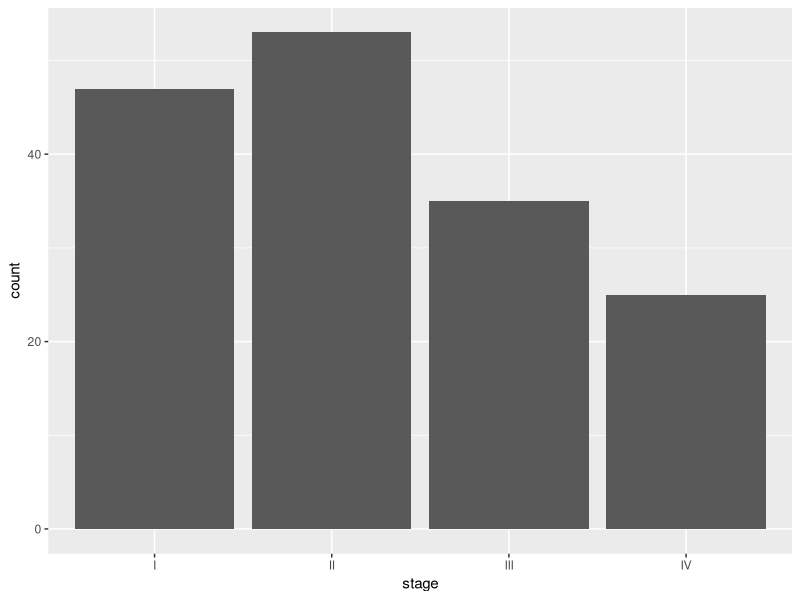
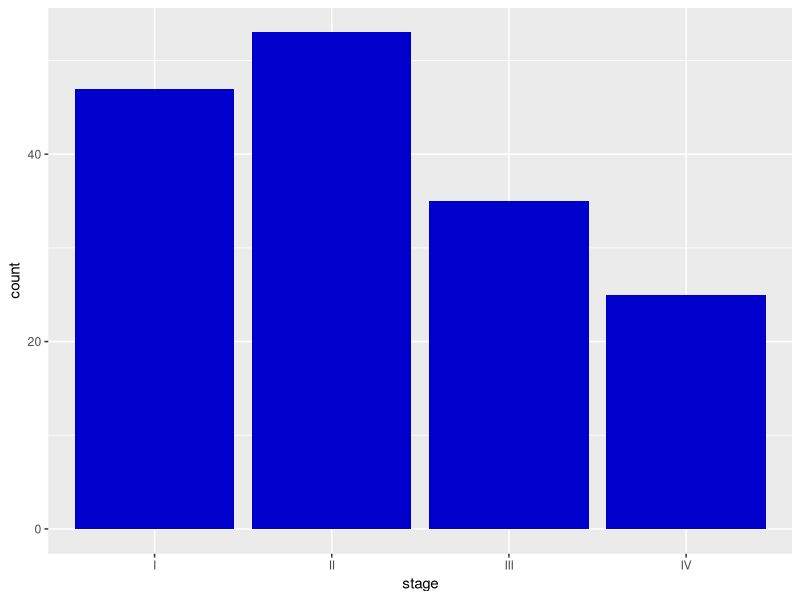
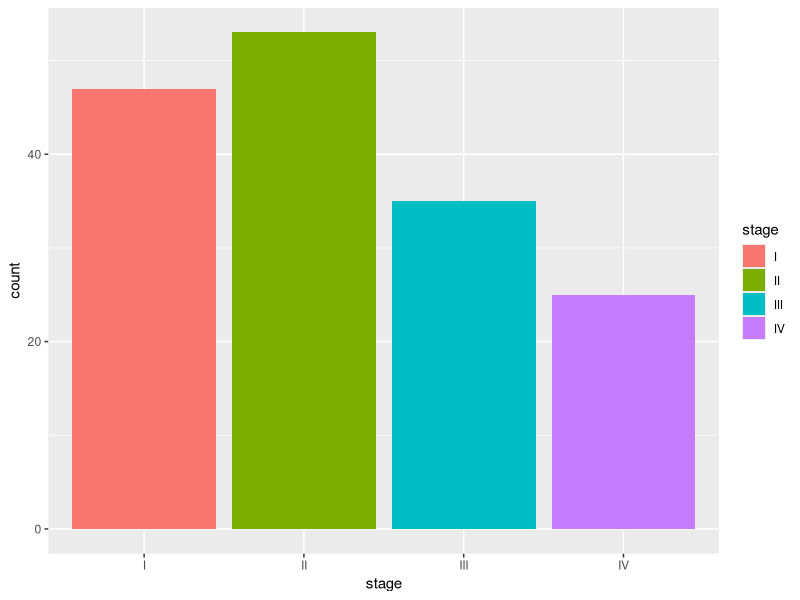
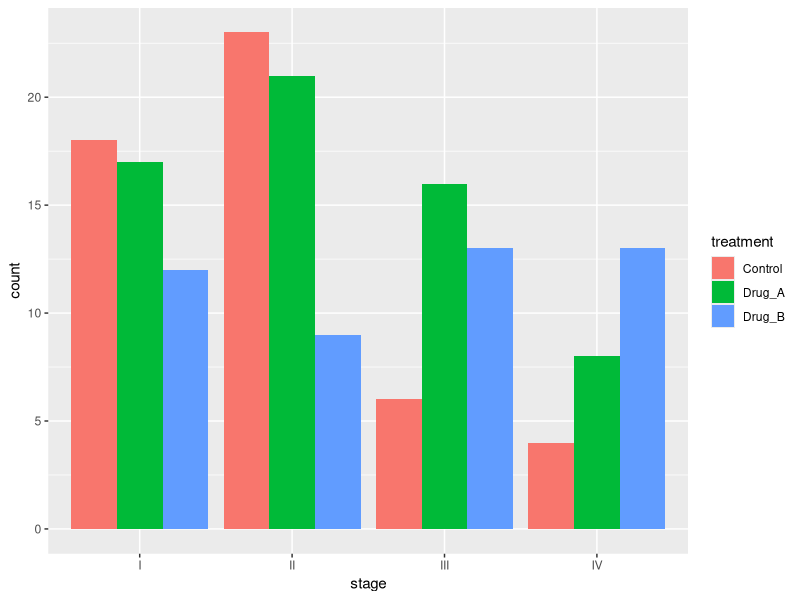
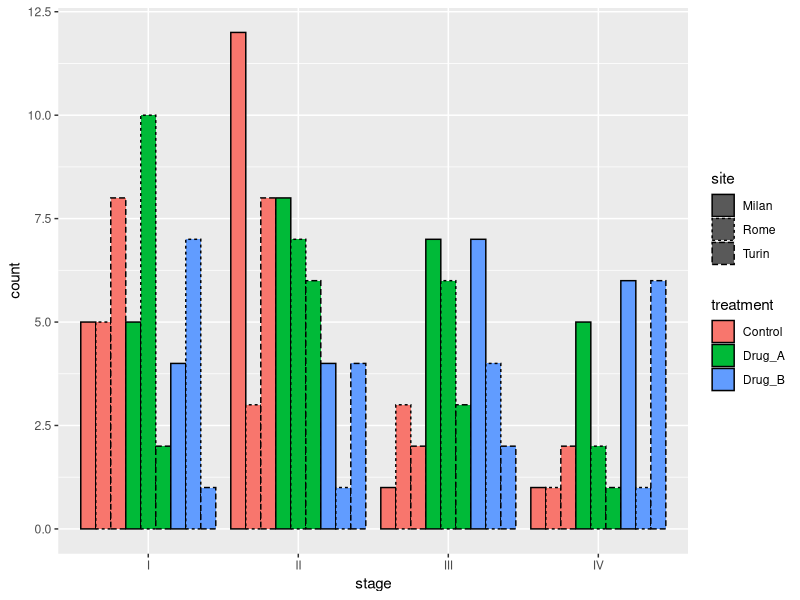
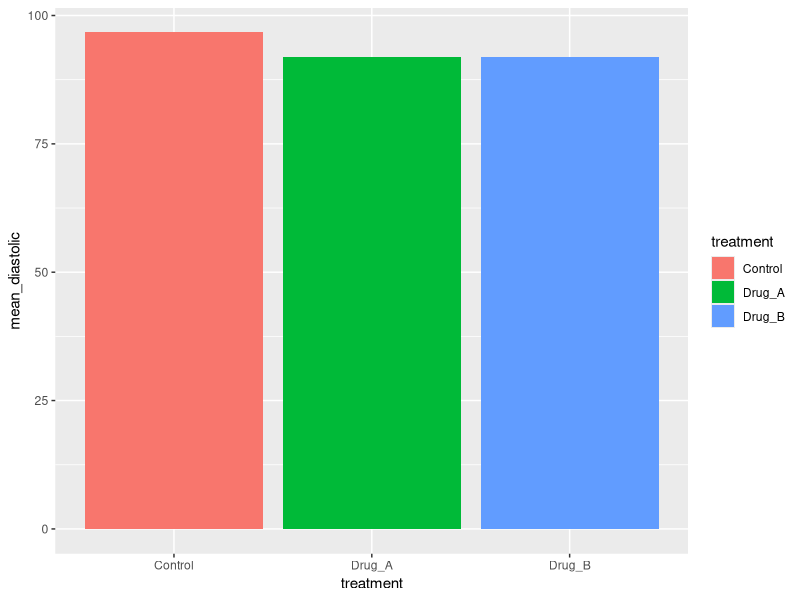
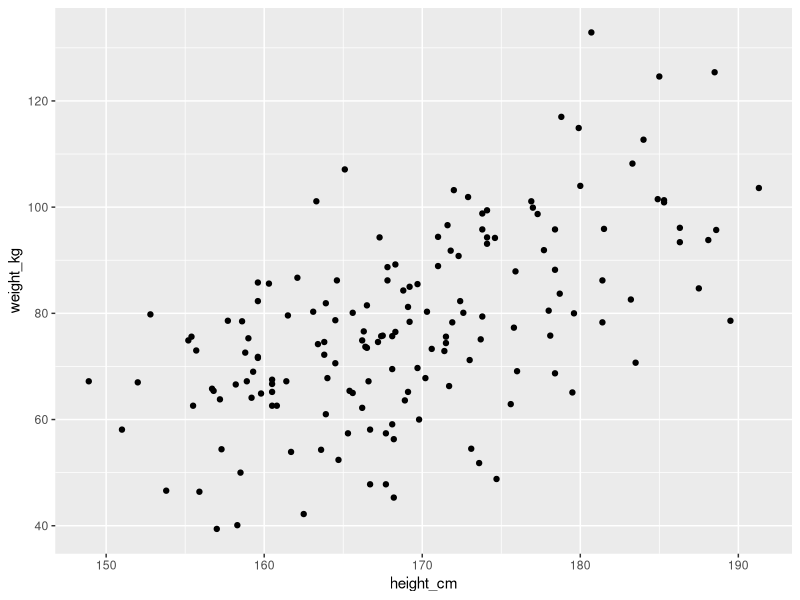
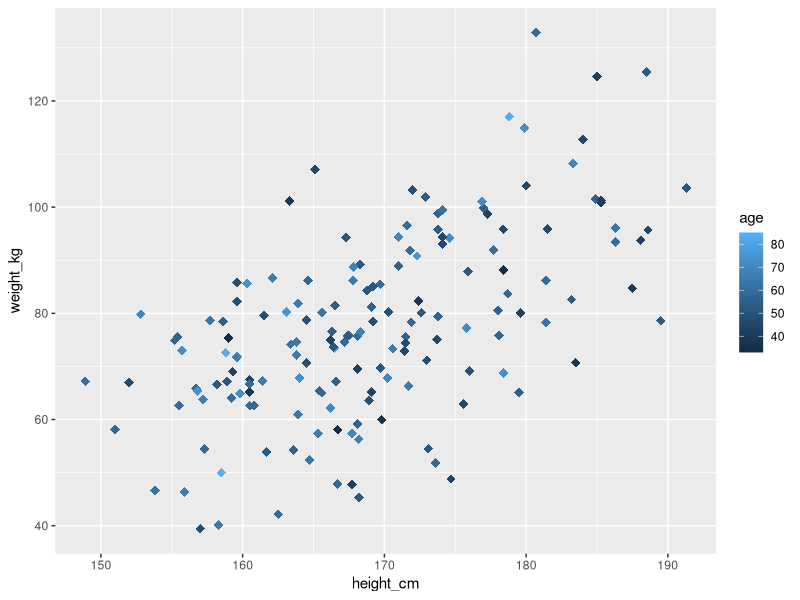

Here is the R script that generated these plots, in order:
## ---- chunk 1
suppressPackageStartupMessages(library(tidyverse))
df <- read.csv("output/clinical_data_enriched.csv", header = T, stringsAsFactors = T)
df <- na.omit(df)
str(df)
summary(df)
## ---- chunk 2
suppressPackageStartupMessages(library(ggplot2))
## ---- chunk 3
ggplot(df) +
  geom_bar(mapping = aes(x = stage))
## ---- chunk 4
ggplot(df) +
  geom_bar(mapping = aes(x = stage), fill = "blue3")
## ---- chunk 5
ggplot(df) +
  geom_bar(mapping = aes(x = stage, fill = stage))
## ---- chunk 6
ggplot(df) +
  geom_bar(mapping = aes(x = stage, fill = treatment), position = "dodge")
## ---- chunk 7
all_n_barplot <- ggplot(df) +
  geom_bar(mapping = aes(x = stage, fill = treatment, linetype = site), position = "dodge", color = "black", linewidth = 0.5)
all_n_barplot
## ---- chunk 8
stageI_femalse_diastolic_means <- df %>%
  filter(stage == "I" & sex == "Female") %>%
  group_by(treatment) %>%
  summarise("mean_diastolic" = mean(diastolic_bp_mmhg))
stageI_femalse_diastolic_means
## ---- chunk 9
stageI_female_diastolic_means_barplot <- ggplot(stageI_femalse_diastolic_means) +
  geom_bar(mapping = aes(x = treatment, y = mean_diastolic, fill = treatment), stat = "identity")
stageI_female_diastolic_means_barplot
## ---- chunk 10
ggplot(df) +
  geom_point(aes(x = height_cm, y = weight_kg))
## ---- chunk 11
corr_plot <- ggplot(df) +
  geom_point(aes(x = height_cm, y = weight_kg, color = age), size = 3, shape = 18)
corr_plot
## ---- chunk 12
diastolic_bp_boxplot <- ggplot(df) +
  geom_boxplot(aes(x = smoking, y = diastolic_bp_mmhg, fill = smoking), color = "black", outlier.color = "black")
diastolic_bp_boxplot
## ---- chunk 13
BMI_stages_density <- ggplot(df) +
  geom_density(aes(x = BMI, fill = stage), alpha = 0.3)
BMI_stages_density
## ---- chunk 14
stageI_female_diastolic_means_barplot <- stageI_female_diastolic_means_barplot +
  geom_text(aes(x = treatment, y = mean_diastolic, label = round(mean_diastolic)), nudge_y = 5)
stageI_female_diastolic_means_barplot
## ---- chunk 15
ggplot(df) +
  geom_boxplot(aes(x = stage, y = diastolic_bp_mmhg, fill = sex), 
               color = "black", outlier.color = "black", position = position_dodge(width = 0.75)) +
  geom_jitter(aes(x = stage, y = diastolic_bp_mmhg, fill = sex),
             position = position_dodge(width = 0.75), color = "black", alpha = 0.6, shape = 1)

## ---- chunk 16
corr_plot <- corr_plot +
  labs(title = "Correlation between height and weight",
       x = "Height (cm)",
       y = "Weight (kg)",
       caption = paste("Correlation between height and weight on", dim(df)[1], "patients. Age: ", 
                       min(df$age), "-", max(df$age), "years"))
corr_plot
## ---- chunk 17
diastolic_bp_boxplot <- diastolic_bp_boxplot +
  labs(x = "Smoking", y = "Diastolic blood pressure (mmHg)") +
  scale_y_continuous(breaks = seq(0, max(df$diastolic_bp_mmhg), 5)) +
  scale_x_discrete(labels = c("Current", "Former", "Never"))
diastolic_bp_boxplot
## ---- chunk 18
BMI_stages_density +
  scale_x_continuous(trans = "log10")
## ---- chunk 19
BMI_stages_density +
  scale_x_log10()
## ---- chunk 20
stageI_female_diastolic_means_barplot <- stageI_female_diastolic_means_barplot +
  scale_fill_manual(values = c("Control" = "#568A81",
                               "Drug_A" = "#9FC2CC",
                               "Drug_B" = "#F95738"))
stageI_female_diastolic_means_barplot
## ---- chunk 21
corr_plot <- corr_plot +
  scale_color_gradient(low = "#B8B7BA", high = "#3E2F5B")
corr_plot
## ---- chunk 22
males_df <- df |>
    filter(sex == "Male")

ggplot(males_df) +
    geom_boxplot(aes(x = stage, y = platelets_10e9l, fill = treatment)) +
    labs(y = "Platelets 10^9/L",
         title = "Distribution of Platelets concentration in males") +
    scale_fill_manual(values = c("Control" = "#568A81",
                               "Drug_A" = "#9FC2CC",
                               "Drug_B" = "#F95738")) +
    scale_y_continuous(breaks = seq(min(males_df$platelets_10e9l), max(males_df$platelets_10e9l), 75))
## ---- chunk 23
ggplot(df) +
  geom_bar(mapping = aes(x = stage, fill = treatment), position = "dodge") +
    facet_wrap(~ site)
## ---- chunk 24
corr_plot +
  facet_wrap(~ age > 55, labeller = labeller(`age > 55` = c("TRUE" = "> 55 yo", "FALSE" = "< 55 yo")))
## ---- chunk 25
diastolic_bp_boxplot <- diastolic_bp_boxplot +
  theme_classic()
diastolic_bp_boxplot
## ---- chunk 26
corr_plot <- corr_plot +
  theme_classic() +
  theme(plot.title = element_text(face = "bold", size = 16), 
        panel.grid.major = element_line(colour = "gray", linewidth = 0.3), 
        axis.text.x = element_text(angle = 45, hjust = 1),
        plot.caption = element_text(hjust = 0),
        axis.title.x = element_text(margin = margin(b = 12)))
corr_plot
## ---- chunk 27
ggsave(plot = corr_plot, filename = "output/height_weight_corr-plot.pdf", units = "mm", width = 200, height = 140)
## ---- chunk 28
BMI_stages_density +
  labs(title = "BMI distribution at different stages", fill = "Stage") + # change labels
  scale_y_continuous(expand = expansion(mult = c(0, 0.1))) + # remove space at the bottom of y axis
  scale_x_continuous(expand = expansion(mult = c(0, 0)), breaks = seq(0, max(df$BMI), 2.5)) + # reduce outer space of x axis
  scale_fill_manual(values = c("I" = "#E0A890", "II" = "#2B59C3", "III" = "#9E2B25", "IV" = "#23CE6B")) + # change fill colors
  theme_classic() +
  theme(axis.line.y = element_blank(), # remove y-axes line
        axis.text.y = element_blank(), # remove y-axes labels
        axis.ticks.y = element_blank(), # remove y-axes ticks
        axis.title.y = element_blank(), # remove y-axes title
        legend.position = "top", # change legend position
        plot.title = element_text(size = 18, family = "sans", face = "bold", margin = margin(b = 8)), # change title style
        axis.title.x = element_text(size = 12, margin = margin(t = 10)),
        legend.key.size = unit(x = 5, units = "mm") # change legens key size
        )
  
## ---- chunk 29
ggplot(df) +
  stat_summary(aes(x = stage, y = height_cm, color = weight_kg > 90), fun.data = "mean_se", geom = "pointrange", size = .4) +
  labs(y = "Height (cm)", color = "Weight") + 
  scale_color_manual(labels = c("TRUE" = "> 90kg", "FALSE" = "< 90kg"), values = c("TRUE" = "red", "FALSE" = "blue")) +
  theme_classic()
## ---- chunk 30
df$visit_year <- factor(df$visit_year)

df_n <- df |>
    group_by(site, visit_year) |>
    summarize(n = n(), .groups = "drop")

ggplot(df) +
    geom_boxplot(aes(x = visit_year, y = creatinine_mgdl, fill = visit_year), 
                 position = position_dodge(width = 0.75)) +
    geom_text(data = df_n, 
              aes(x = visit_year, y = min(df$creatinine_mgdl) - 0.1, label = paste0("n=", n)),
              size = 3) +
    labs(y = "Creatinine (mg/dL)",
         title = "Creatinine levels increase over time in 2 sites out of 3",
         x = "Year",
         fill = "Year") +
    scale_fill_manual(values = c("2018" = "#D6F49D",
                                 "2020" = "#C1EF6C",
                                 "2023" = "#A2E723",
                                 "2025" = "#59810E")) +
    scale_y_continuous(breaks = seq(0, max(df$creatinine_mgdl), 0.2)) +
    facet_wrap(~ site) +
    theme_classic()
